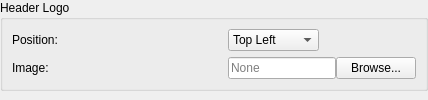
<?xml version="1.0" encoding="UTF-8"?>
<ui version="4.0">
 <class>AppearanceToolbarPanel</class>
 <widget class="QWidget" name="AppearanceToolbarPanel">
  <layout class="QVBoxLayout" name="rootLayout">
   <property name="leftMargin"><number>0</number></property>
   <property name="topMargin"><number>0</number></property>
   <property name="rightMargin"><number>0</number></property>
   <property name="bottomMargin"><number>0</number></property>
   <property name="spacing"><number>8</number></property>
   <item>
    <widget class="QGroupBox" name="appearanceHeaderLogoGroupBox">
     <property name="title"><string>Header Logo</string></property>
     <layout class="QFormLayout" name="appearanceToolbarFormLayout">
      <property name="horizontalSpacing"><number>16</number></property>
      <property name="verticalSpacing"><number>6</number></property>
      <property name="labelAlignment"><set>Qt::AlignmentFlag::AlignLeft|Qt::AlignmentFlag::AlignVCenter</set></property>
      <property name="fieldGrowthPolicy"><enum>QFormLayout::FieldGrowthPolicy::FieldsStayAtSizeHint</enum></property>
      <item row="0" column="0"><widget class="QLabel" name="label_headerLogoPosition"><property name="minimumSize"><size><width>200</width><height>0</height></size></property><property name="text"><string>Position:</string></property></widget></item>
      <item row="0" column="1">
       <widget class="QComboBox" name="headerLogoPositionComboBox">
        <property name="maximumWidth"><number>320</number></property>
        <property name="toolTip"><string>Where to anchor the header logo</string></property>
        <item><property name="text"><string>Top Left</string></property></item>
        <item><property name="text"><string>Top Center</string></property></item>
        <item><property name="text"><string>Top Right</string></property></item>
       </widget>
      </item>
      <item row="1" column="0"><widget class="QLabel" name="label_headerLogo"><property name="minimumSize"><size><width>200</width><height>0</height></size></property><property name="text"><string>Image:</string></property></widget></item>
      <item row="1" column="1">
       <layout class="QHBoxLayout" name="headerLogoLayout">
        <item><widget class="QLineEdit" name="headerLogoEdit"><property name="maximumWidth"><number>320</number></property><property name="toolTip"><string>Path to a logo/banner image painted at the top of the items area</string></property><property name="placeholderText"><string>None</string></property></widget></item>
        <item><widget class="QPushButton" name="browseHeaderLogoButton"><property name="text"><string>Browse...</string></property><property name="toolTip"><string>Select a header logo image</string></property></widget></item>
        <item><spacer name="headerLogoSpacer"><property name="orientation"><enum>Qt::Orientation::Horizontal</enum></property><property name="sizeHint" stdset="0"><size><width>0</width><height>0</height></size></property></spacer></item>
       </layout>
      </item>
     </layout>
    </widget>
   </item>
   <item><spacer name="appearanceToolbarVerticalSpacer"><property name="orientation"><enum>Qt::Orientation::Vertical</enum></property><property name="sizeHint" stdset="0"><size><width>20</width><height>4</height></size></property></spacer></item>
  </layout>
 </widget>
 <resources/>
 <connections/>
</ui>
